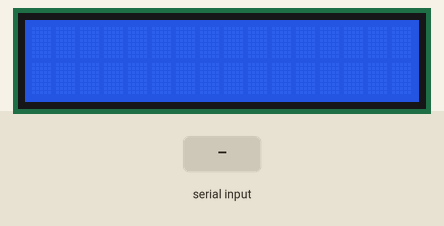
A sketch run on a simulated Arduino Uno, built with avr-gcc and run on an emulated ATmega328P. Shown: 16×2 character LCD. Inputs (shaded band) come from the test bench. What the sketch prints to the serial monitor is not drawn.

Above: at 3.4 s.
3.5 s: "$" received over Serial
At 3.55 s:
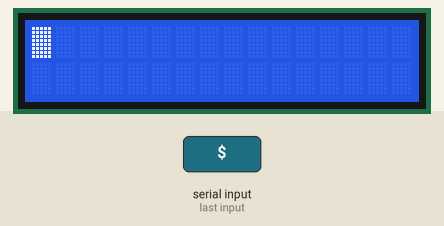
At 5.2 s:
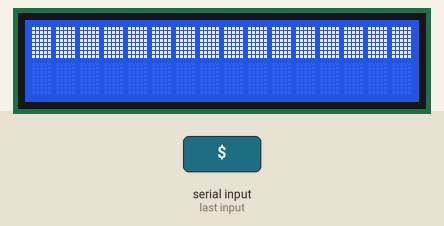
5.3 s: "1" received over Serial
6.8 s: "0" received over Serial
Timing chart, 0 to 9.8 s (numbered marks = the images above; inputs shaded):
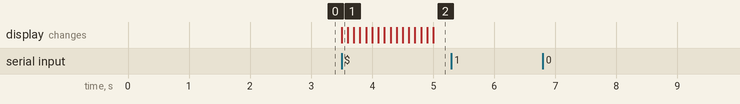

Measured:
- after the input at 3.5 s, the display: changes at once (image 1)
- after the input at 5.3 s, every drawn part: stays the same
- after the input at 6.8 s, every drawn part: stays the same

The sketch:

notice.ino
```cpp
#include<LiquidCrystal.h>  //include LCD library
LiquidCrystal LCD(7,6,5,4,3,2);
char inchar; // variable to store the incoming character
char notice[16];
int i;

void setup()
{
  LCD.begin(16,2);
  Serial.begin(9600);
  delay(2000);
  Serial.println("AT+CMGF=1"); // set SMS mode to text
  delay(100);
  Serial.println("AT+CNMI=2,2,0,0,0");
  // just to get a notification when SMS arrives &direct out SMS upon receipt to the GSM serial out
  delay(100);
}

void loop()
{
  //If a character comes in from the GSM...
  if(Serial.available() >0)
  {
    inchar=Serial.read();
    if (inchar=='$')
    { for(i=0;i<=15;i++)
      {
      inchar=Serial.read();
      LCD.print(inchar);
      notice[i] += inchar;
      delay(100);
       }
  Serial.println("AT+CMGD=1,4"); // delete all SMS
  }

  Serial.print(notice);

}
}
```
